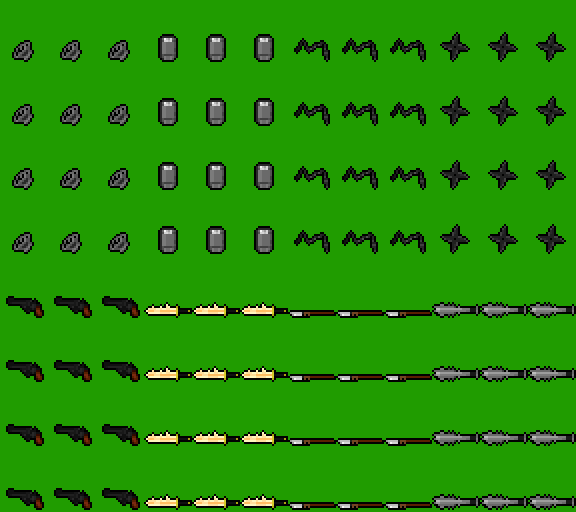
#> input picture 需要去掉背景的行走图/[2K-VX]-A武器セット１３.png, 576 x 512 px; its folder holds only this picture in this run
$ python strip_sprite_bg.py
#> lines starting #> are read from the running program, lines starting #| are printed output that depends on the picture; after the words box and inside, x2 and y2 are one past the last pixel; in counts of white or black regions, pixels touching at a corner belong together
#!/usr/bin/env python3
# -*- coding: utf-8 -*-
"""strip_sprite_bg.py — RM2K→VX 转换行走图批量去背景（纯色键控 + 边缘 flood fill）

用法：
    python strip_sprite_bg.py            # 按下面内置路径执行
    python strip_sprite_bg.py --dry      # 只打印计划，不写文件

规则：
1. 规范名 = 剥掉文件名开头的 $ 前缀与 [..]- 转换标记（[2K-VX]-X.png → X.png，
   $[XP-VX]-X.png → $X.png 保留 $ 单角色格式标记）。
2. 去重：规范名与现有素材（art/Characters、未使用素材，剥 !$ 标记比较）相同，
   或目录内互相重复 → 只保留一个，跳过其余。
3. 去背景：四角+边中点采样背景色 → 与边缘连通且颜色距离 ≤ 容差的像素置透明
   （flood fill，主体内部同色像素不受影响）；已是透明背景的图直接复制。
4. 输出到 <输入目录>/已处理透明/，生成 _strip_report.txt 处理报告。
"""
import sys
import re
import argparse
from pathlib import Path
from collections import Counter, deque

import numpy as np
from PIL import Image

ROOT = Path(r"D:\!bird's-eye-view-arpg-test-\l3d-re-godot")
SRC = ROOT / "需要去掉背景的行走图"
OUT = SRC / "已处理透明"
EXIST_DIRS = [ROOT / "art" / "Characters", ROOT / "未使用素材"]
TOL = 40  # 颜色距离容差（欧氏，0-441）


def canonical(name: str) -> str:
    """剥掉前导 $ 与 [..]- 转换标记，得到用于比较/输出的规范名。"""
    n = name
    n = re.sub(r"^\[([^\]]*)\]-?", "", n)   # [2K-VX]-X → X
    n = re.sub(r"^\$\[([^\]]*)\]-?", "$", n)  # $[XP-VX]-X → $X
    return n


def compare_key(name: str) -> str:
    """更激进的比较键：再剥 !$ 与扩展名，用于与现有素材对齐。"""
    n = canonical(name)
    n = n.lstrip("!$") if not n.startswith("!!") else n
    return n.rsplit(".", 1)[0].lower()


def sample_bg(arr: np.ndarray):
    """四角+四边中点 8 个 5x5 块的均值，量化到 24 级取众数；全异则取左上。"""
    h, w = arr.shape[:2]
    pts = [(0, 0), (0, w - 5), (h - 5, 0), (h - 5, w - 5),
           (h // 2, 0), (h // 2, w - 5), (0, w // 2), (h - 5, w // 2)]
    cols = []
    for y, x in pts:
        y = max(0, min(y, h - 5)); x = max(0, min(x, w - 5))
        blk = arr[y:y + 5, x:x + 5, :3].reshape(-1, 3).mean(axis=0)
        cols.append(tuple((blk // 24).astype(int)))
    cnt = Counter(cols)
    top, n = cnt.most_common(1)[0]
    if n == 1:  # 全不同：取四角平均
        return tuple((arr[0:5, 0:5, :3].reshape(-1, 3).mean(axis=0)).astype(int)), False
    # 反量化：在采样块里找属于该量化桶的实际均值
    for y, x in pts:
        y = max(0, min(y, h - 5)); x = max(0, min(x, w - 5))
        m = arr[y:y + 5, x:x + 5, :3].reshape(-1, 3).mean(axis=0)
        if tuple((m // 24).astype(int)) == top:
            return tuple(m.astype(int)), True
    return (top[0] * 24 + 12, top[1] * 24 + 12, top[2] * 24 + 12), True


def strip_bg(path: Path):
    """去背景。返回 (输出数组, 背景色, 是否原本已透明)。"""
    img = Image.open(path).convert("RGBA")
    arr = np.array(img)
    if arr.shape[2] < 4 or arr[:, :, 3].min() >= 255:
        pass  # 无 alpha 或全不透明，继续键控
    else:
        corner = arr[0:3, 0:3, 3]
        if corner.mean() < 8:
            return arr, None, True  # 已是透明背景
    bg, ok = sample_bg(arr)
    rgb = arr[:, :, :3].astype(int)
    dist = np.sqrt(((rgb - np.array(bg)) ** 2).sum(axis=2))
    bg_mask = dist <= TOL
    h, w = bg_mask.shape
    # 边缘 flood fill：只清除与边框连通的背景
    reach = np.zeros((h, w), dtype=bool)
    dq = deque()
    for x in range(w):
        for y in (0, h - 1):
            if bg_mask[y, x] and not reach[y, x]:
                reach[y, x] = True; dq.append((y, x))
    for y in range(h):
        for x in (0, w - 1):
            if bg_mask[y, x] and not reach[y, x]:
                reach[y, x] = True; dq.append((y, x))
    while dq:
        y, x = dq.popleft()
        for ny, nx in ((y-1, x), (y+1, x), (y, x-1), (y, x+1)):
            if 0 <= ny < h and 0 <= nx < w and bg_mask[ny, nx] and not reach[ny, nx]:
                reach[ny, nx] = True; dq.append((ny, nx))
    arr = arr.copy()
    arr[reach, 3] = 0
    return arr, bg, False


def main():
    ap = argparse.ArgumentParser()
    ap.add_argument("--dry", action="store_true")
    ap.add_argument("--tol", type=int, default=TOL)
    args = ap.parse_args()
    tol = args.tol

    existing = set()
    for d in EXIST_DIRS:
        if d.is_dir():
            for p in d.iterdir():
                if p.suffix.lower() == ".png":
                    existing.add(compare_key(p.name))
    files = sorted(p for p in SRC.iterdir() if p.suffix.lower() == ".png")
    seen = {}
    plan, dups_existing, dups_inner = [], [], []
    for p in files:
        key = compare_key(p.name)
        if key in existing:
            dups_existing.append(p.name); continue
        if key in seen:
            dups_inner.append((p.name, seen[key])); continue
        seen[key] = p.name
        plan.append(p)
    print(f"待处理 {len(plan)} / 与现有素材同名跳过 {len(dups_existing)} / 目录内重复跳过 {len(dups_inner)}")
    if args.dry:
        for n in dups_existing: print("  [现有同名]" , n)
        for n, keep in dups_inner: print(f"  [目录重复] {n}（保留 {keep}）")
        return

    OUT.mkdir(exist_ok=True)
    report = [f"# 去背景处理报告  tol={tol}", f"",
              f"- 输入 {len(files)} 张；处理 {len(plan)} 张；"
              f"与现有素材同名跳过 {len(dups_existing)}；目录内重复跳过 {len(dups_inner)}", ""]
    if dups_existing:
        report.append("## 与现有素材同名（未处理，留现有）")
        report += [f"- {n}" for n in dups_existing] + [""]
    if dups_inner:
        report.append("## 目录内重复（未处理）")
        report += [f"- {n}（保留 {keep}）" for n, keep in dups_inner] + [""]
    report.append("## 已处理")
    for p in plan:
        out_name = canonical(p.name)
        arr, bg, was_alpha = strip_bg(p) if tol == TOL else strip_tol(p, tol)
#> the loop in sample_bg, `for y, x in pts:` made 8 passes
#> blk on passes 1 to 8: [32, 156, 0], [32, 156, 0], [32, 156, 0], [29.44, 143.5, 0], [32, 156, 0], [32, 156, 0], [32, 156, 0], [31.84, 131, 6.24]
#> after the loop in sample_bg, `for y, x in pts:`: cols = [(1, 6, 0), (1, 6, 0), (1, 6, 0), (1, 5, 0), (1, 6, 0), (1, 6, 0), (1, 6, 0), (1, 5, 0)]
#> in sample_bg, `cnt = Counter(cols)`: cnt = {(1, 6, 0): 6, (1, 5, 0): 2}
#> in sample_bg, `top, n = cnt.most_common(1)[0]`: top = (1, 6, 0); n = 6
#> the loop in sample_bg, `for y, x in pts:` made 1 pass
#> in strip_bg, `bg, ok = sample_bg(arr)`: bg = (32, 156, 0); ok = True
#> in strip_bg, `dist = np.sqrt(((rgb - np.array(bg)) ** 2).sum(axis=2))`:
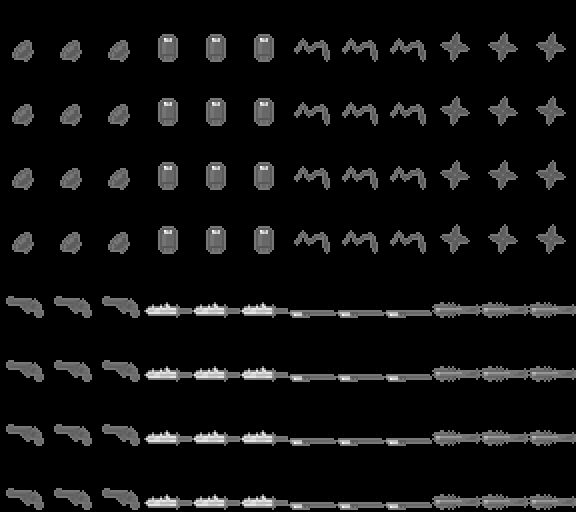
#> dist: shape (512, 576) float64; min 0, max 338.2, mean 21.1; drawn with min black and max white
#> in strip_bg, `bg_mask = dist <= TOL`:
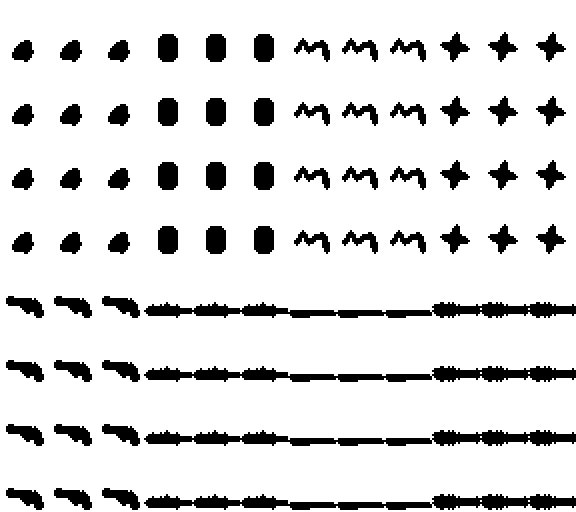
#> bg_mask: shape (512, 576) bool; 86.7% white; 64 black regions, largest, box (x1, y1, x2, y2) and area: (144, 302, 576, 318) 3780, (144, 366, 576, 382) 3780, (144, 430, 576, 446) 3780
#> after the loop in strip_bg, `for x in range(w):`:
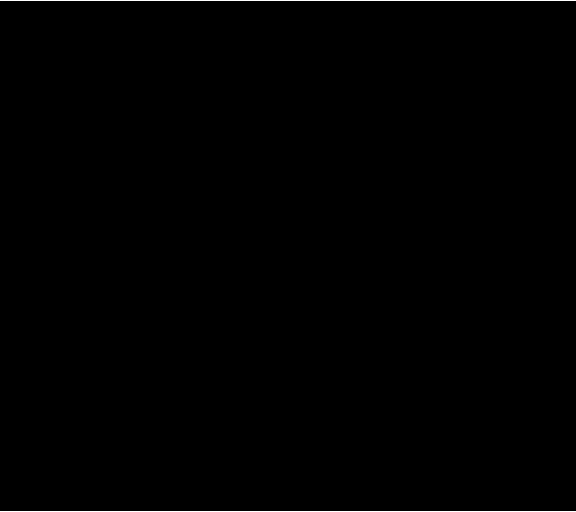
#> reach: shape (512, 576) bool; 0.39% white in thin lines or dots
#> after the loop in strip_bg, `for y in range(h):`:
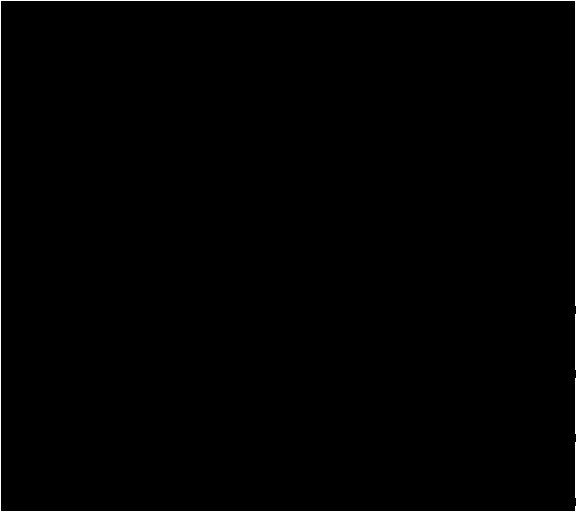
#> reach: shape (512, 576) bool; 0.73% white in thin lines or dots
#> after the loop in strip_bg, `while dq:`: reach: shape (512, 576) bool; 86.7% white; 64 black regions, largest, box (x1, y1, x2, y2) and area: (144, 302, 576, 318) 3788, (144, 366, 576, 382) 3788, (144, 430, 576, 446) 3788
#> in strip_bg, `arr[reach, 3] = 0`:
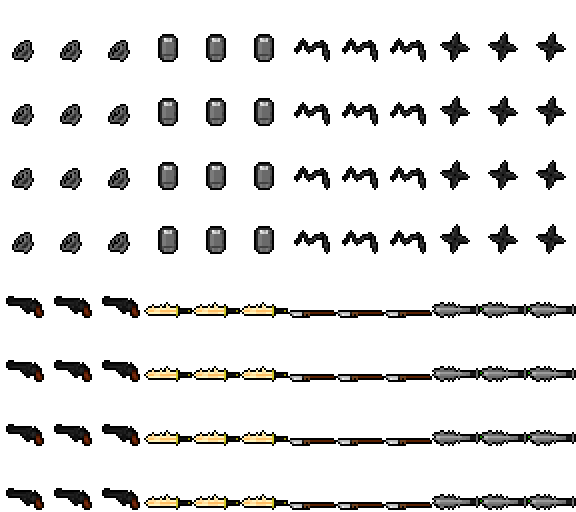
#> arr: shape (512, 576, 4); mean R, G, B, A 35.1, 142.1, 6, 34; transparent parts drawn white
#> bg = (32, 156, 0); was_alpha = False
        Image.fromarray(arr).save(OUT / out_name)
        tag = "已是透明背景，直接复制" if was_alpha else f"背景色 RGB{bg}"
#> tag = '背景色 RGB(32, 156, 0)'
        report.append(f"- {p.name} → {out_name}（{tag}）")
    (OUT / "_strip_report.txt").write_text("\n".join(report), encoding="utf-8")
    print(f"完成，输出目录 {OUT}")


def strip_tol(p: Path, tol: int):
    global TOL
    old = TOL; TOL = tol
    r = strip_bg(p)
    TOL = old
    return r


if __name__ == "__main__":
    main()
